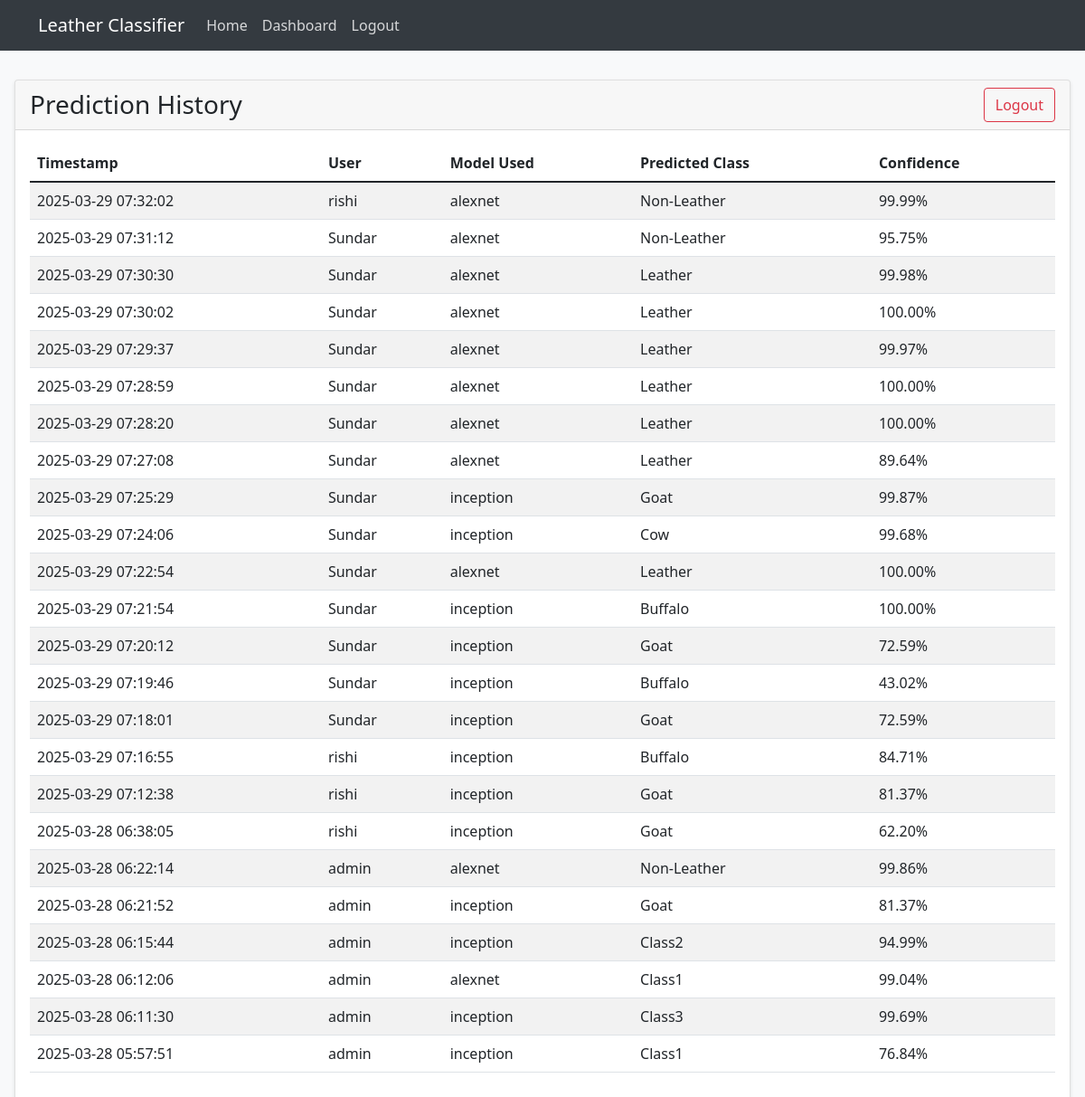
The page /admin/dashboard (signed in) on the database its author committed.
### tables this page shows
CREATE TABLE predictions
                 (id INTEGER PRIMARY KEY AUTOINCREMENT,
                  image_path TEXT NOT NULL,
                  model_used TEXT NOT NULL,
                  timestamp DATETIME DEFAULT CURRENT_TIMESTAMP,
                  predicted_class TEXT NOT NULL,
                  confidence REAL NOT NULL,
                  user_id INTEGER,
                  FOREIGN KEY (user_id) REFERENCES users (id));

CREATE TABLE users
                 (id INTEGER PRIMARY KEY AUTOINCREMENT,
                  username TEXT UNIQUE NOT NULL,
                  password_hash TEXT NOT NULL,
                  is_admin BOOLEAN DEFAULT 0);

### app.py (the view)
@app.route('/admin/dashboard')
@login_required
def admin_dashboard():
    if not current_user.is_admin:
        flash('Access denied. Admin privileges required.')
        return redirect(url_for('home'))
    conn = sqlite3.connect('database.db')
    c = conn.cursor()
    c.execute('''SELECT p.*, u.username
                 FROM predictions p
                 JOIN users u ON p.user_id = u.id
                 ORDER BY p.timestamp DESC''')
    predictions = c.fetchall()
    conn.close()
    return render_template('admin_dashboard.html', predictions=predictions)

### app.py (called while the page is built)
@login_manager.user_loader
def load_user(user_id):
    conn = sqlite3.connect('database.db')
    c = conn.cursor()
    c.execute('SELECT * FROM users WHERE id = ?', (user_id,))
    user = c.fetchone()
    conn.close()
    if user:
        return User(user[0], user[1], user[3])
    return None

### templates/admin_dashboard.html (shortened to what this page needs)
{% extends "base.html" %}
{% block content %}
<div class="card">
    <div class="card-header d-flex justify-content-between align-items-center">
        <h3 class="mb-0">Prediction History</h3>
        <a href="{{ url_for('admin_logout') }}" class="btn btn-outline-danger">Logout</a>
    </div>
    <div class="card-body">
        <div class="table-responsive">
            <table class="table table-striped">
                <thead>
                    <tr>
                        <th>Timestamp</th>
                        <th>User</th>
                        <th>Model Used</th>
                        <th>Predicted Class</th>
                        <th>Confidence</th>
                    </tr>
                </thead>
                <tbody>
                    {% for prediction in predictions %}
                    <tr>
                        <td>{{ prediction[3] }}</td>
                        <td>{{ prediction[7] }}</td>
                        <td>{{ prediction[2] }}</td>
                        <td>{{ prediction[4] }}</td>
                        <td>{{ "%.2f"|format(prediction[5] * 100) }}%</td>
                    </tr>
                    {% endfor %}
                </tbody>
            </table>
        </div>
    </div>
</div>
{% endblock %}

### templates/base.html (shortened to what this page needs)
<!DOCTYPE html>
<html lang="en">
<head>
    <link href="https://cdn.jsdelivr.net/npm/bootstrap@5.1.3/dist/css/bootstrap.min.css" rel="stylesheet">
</head>
<body>
    <nav class="navbar navbar-expand-lg navbar-dark mb-4">
        <div class="container">
            <a class="navbar-brand" href="{{ url_for('home') }}">Leather Classifier</a>
            <div class="collapse navbar-collapse" id="navbarNav">
                <ul class="navbar-nav">
                    <li class="nav-item">
                        <a class="nav-link" href="{{ url_for('home') }}">Home</a>
                    </li>
                    {% if current_user.is_authenticated %}
                    <li class="nav-item">
                        <a class="nav-link" href="{{ url_for('admin_dashboard') }}">Dashboard</a>
                    </li>
                    <li class="nav-item">
                        <a class="nav-link" href="{{ url_for('admin_logout') }}">Logout</a>
                    </li>
                    {% else %}
                    <li class="nav-item">
                        <a class="nav-link" href="{{ url_for('admin_login') }}">Admin Login</a>
                    </li>
                    {% endif %}
                </ul>
            </div>
        </div>
    </nav>
    <div class="main-content">
        {% block content %}{% endblock %}
    </div>
</body>
</html>

### templates/base.html (style rules this page uses)
body { background-color: #f8f9fa; }
.navbar { background-color: #343a40; }
.navbar-brand { color: white !important; }
.nav-link { color: rgba(255,255,255,.8) !important; }
.main-content { max-width: 1200px; margin: 2rem auto; padding: 0 1rem; }
.card { box-shadow: 0 2px 4px rgba(0,0,0,0.1); }

### rows shown on the page
predictions: timestamp "2025-03-29 07:32:02", username "rishi", model_used "alexnet", predicted_class "Non-Leather", prediction[5]*100 "99.99"
predictions: timestamp "2025-03-29 07:31:12", username "Sundar", model_used "alexnet", predicted_class "Non-Leather", prediction[5]*100 "95.75"
predictions: timestamp "2025-03-29 07:30:30", username "Sundar", model_used "alexnet", predicted_class "Leather", prediction[5]*100 "99.98"
predictions: timestamp "2025-03-29 07:30:02", username "Sundar", model_used "alexnet", predicted_class "Leather", prediction[5]*100 "100.00"
predictions: timestamp "2025-03-29 07:29:37", username "Sundar", model_used "alexnet", predicted_class "Leather", prediction[5]*100 "99.97"
predictions: timestamp "2025-03-29 07:28:59", username "Sundar", model_used "alexnet", predicted_class "Leather", prediction[5]*100 "100.00"
predictions: timestamp "2025-03-29 07:28:20", username "Sundar", model_used "alexnet", predicted_class "Leather", prediction[5]*100 "100.00"
predictions: timestamp "2025-03-29 07:27:08", username "Sundar", model_used "alexnet", predicted_class "Leather", prediction[5]*100 "89.64"
predictions: timestamp "2025-03-29 07:25:29", username "Sundar", model_used "inception", predicted_class "Goat", prediction[5]*100 "99.87"
predictions: timestamp "2025-03-29 07:24:06", username "Sundar", model_used "inception", predicted_class "Cow", prediction[5]*100 "99.68"
predictions: timestamp "2025-03-29 07:22:54", username "Sundar", model_used "alexnet", predicted_class "Leather", prediction[5]*100 "100.00"
predictions: timestamp "2025-03-29 07:21:54", username "Sundar", model_used "inception", predicted_class "Buffalo", prediction[5]*100 "100.00"
predictions: timestamp "2025-03-29 07:20:12", username "Sundar", model_used "inception", predicted_class "Goat", prediction[5]*100 "72.59"
predictions: timestamp "2025-03-29 07:19:46", username "Sundar", model_used "inception", predicted_class "Buffalo", prediction[5]*100 "43.02"
predictions: timestamp "2025-03-29 07:18:01", username "Sundar", model_used "inception", predicted_class "Goat", prediction[5]*100 "72.59"
predictions: timestamp "2025-03-29 07:16:55", username "rishi", model_used "inception", predicted_class "Buffalo", prediction[5]*100 "84.71"
predictions: timestamp "2025-03-29 07:12:38", username "rishi", model_used "inception", predicted_class "Goat", prediction[5]*100 "81.37"
predictions: timestamp "2025-03-28 06:38:05", username "rishi", model_used "inception", predicted_class "Goat", prediction[5]*100 "62.20"
predictions: timestamp "2025-03-28 06:22:14", username "admin", model_used "alexnet", predicted_class "Non-Leather", prediction[5]*100 "99.86"
predictions: timestamp "2025-03-28 06:21:52", username "admin", model_used "inception", predicted_class "Goat", prediction[5]*100 "81.37"
predictions: timestamp "2025-03-28 06:15:44", username "admin", model_used "inception", predicted_class "Class2", prediction[5]*100 "94.99"
predictions: timestamp "2025-03-28 06:12:06", username "admin", model_used "alexnet", predicted_class "Class1", prediction[5]*100 "99.04"
predictions: timestamp "2025-03-28 06:11:30", username "admin", model_used "inception", predicted_class "Class3", prediction[5]*100 "99.69"
predictions: timestamp "2025-03-28 05:57:51", username "admin", model_used "inception", predicted_class "Class1", prediction[5]*100 "76.84"
